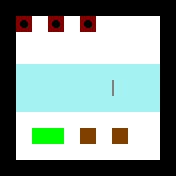

This game map was drawn from its Tiled (.tmx) file and the tilesets committed beside it. A one-line description and the full map source follow:
An orthogonal 11x11 tile map with 16x16 px tiles, 3 tile layers (Layer1, Layer2, Layer3).

<map version="1.0" orientation="orthogonal" renderorder="right-down" width="11" height="11" tilewidth="16" tileheight="16" nextobjectid="1">
 <tileset firstgid="1" source="../Tiles.tsx" />
 <layer name="Layer1" width="11" height="11">
  <data encoding="csv">
1,1,1,1,1,1,1,1,1,1,1,
1,5,5,5,5,5,5,5,5,5,1,
1,5,5,5,5,5,5,5,5,5,1,
1,5,5,5,5,5,5,5,5,5,1,
1,13,13,13,13,13,13,13,13,13,1,
1,13,13,13,13,13,13,13,13,13,1,
1,13,13,13,13,13,13,13,13,13,1,
1,5,5,5,5,5,5,5,5,5,1,
1,5,5,5,5,5,5,5,5,5,1,
1,5,5,5,5,5,5,5,5,5,1,
1,1,1,1,1,1,1,1,1,1,1
</data>
 </layer>
 <layer name="Layer2" width="11" height="11">
  <data encoding="csv">
0,0,0,0,0,0,0,0,0,0,0,
0,7,0,7,0,7,0,0,0,0,0,
0,0,0,0,0,0,0,0,0,0,0,
0,0,0,0,0,0,0,0,0,0,0,
0,0,0,0,0,0,0,0,0,0,0,
0,0,0,0,0,0,0,0,0,0,0,
0,0,0,0,0,0,0,0,0,0,0,
0,0,0,0,0,0,0,0,0,0,0,
0,0,4,4,0,9,0,9,0,0,0,
0,0,0,0,0,0,0,0,0,0,0,
0,0,0,0,0,0,0,0,0,0,0
</data>
 </layer>
 <layer name="Layer3" width="11" height="11">
  <data encoding="csv">
0,0,0,0,0,0,0,0,0,0,0,
0,0,0,0,0,0,0,0,0,0,0,
0,0,0,0,0,0,0,0,0,0,0,
0,0,0,0,0,0,0,0,0,0,0,
0,0,0,0,0,0,0,0,0,0,0,
0,0,0,0,0,0,0,10,0,0,0,
0,0,0,0,0,0,0,0,0,0,0,
0,0,0,0,0,0,0,0,0,0,0,
0,0,0,0,0,0,0,0,0,0,0,
0,0,0,0,0,0,0,0,0,0,0,
0,0,0,0,0,0,0,0,0,0,0
</data>
 </layer>
</map>
